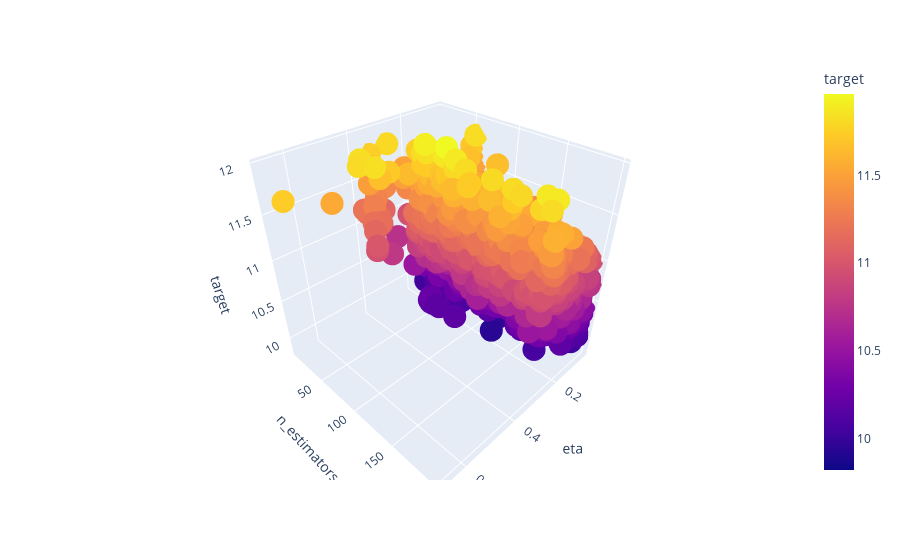

Write notebook code for a chart like this one.
### Code cell
px.scatter_3d(df2, x = "eta", y = "n_estimators", z = "target", color = "target")

### Figure 1 — Plotly figure (JSON) as saved in the notebook; plotly's stock layout.template omitted (floating-point values rounded to 4 significant figures; data arrays with more than 128 entries replaced by an {"elided": "..."} marker saying what was removed)
{"data": [{"hovertemplate": "eta=%{x}<br>n_estimators=%{y}<br>target=%{marker.color}<extra></extra>", "legendgroup": "", "marker": {"color": {"elided": "1942 float values"}, "coloraxis": "coloraxis", "symbol": "circle"}, "mode": "markers", "name": "", "scene": "scene", "showlegend": false, "type": "scatter3d", "x": {"elided": "1942 float values"}, "y": {"elided": "1942 int values"}, "z": {"elided": "1942 float values"}}], "layout": {"coloraxis": {"colorbar": {"title": {"text": "target"}}, "colorscale": [[0, "#0d0887"], [0.1111, "#46039f"], [0.2222, "#7201a8"], [0.3333, "#9c179e"], [0.4444, "#bd3786"], [0.5556, "#d8576b"], [0.6667, "#ed7953"], [0.7778, "#fb9f3a"], [0.8889, "#fdca26"], [1, "#f0f921"]]}, "legend": {"tracegroupgap": 0}, "margin": {"t": 60}, "scene": {"domain": {"x": [0, 1], "y": [0, 1]}, "xaxis": {"title": {"text": "eta"}}, "yaxis": {"title": {"text": "n_estimators"}}, "zaxis": {"title": {"text": "target"}}}}}
